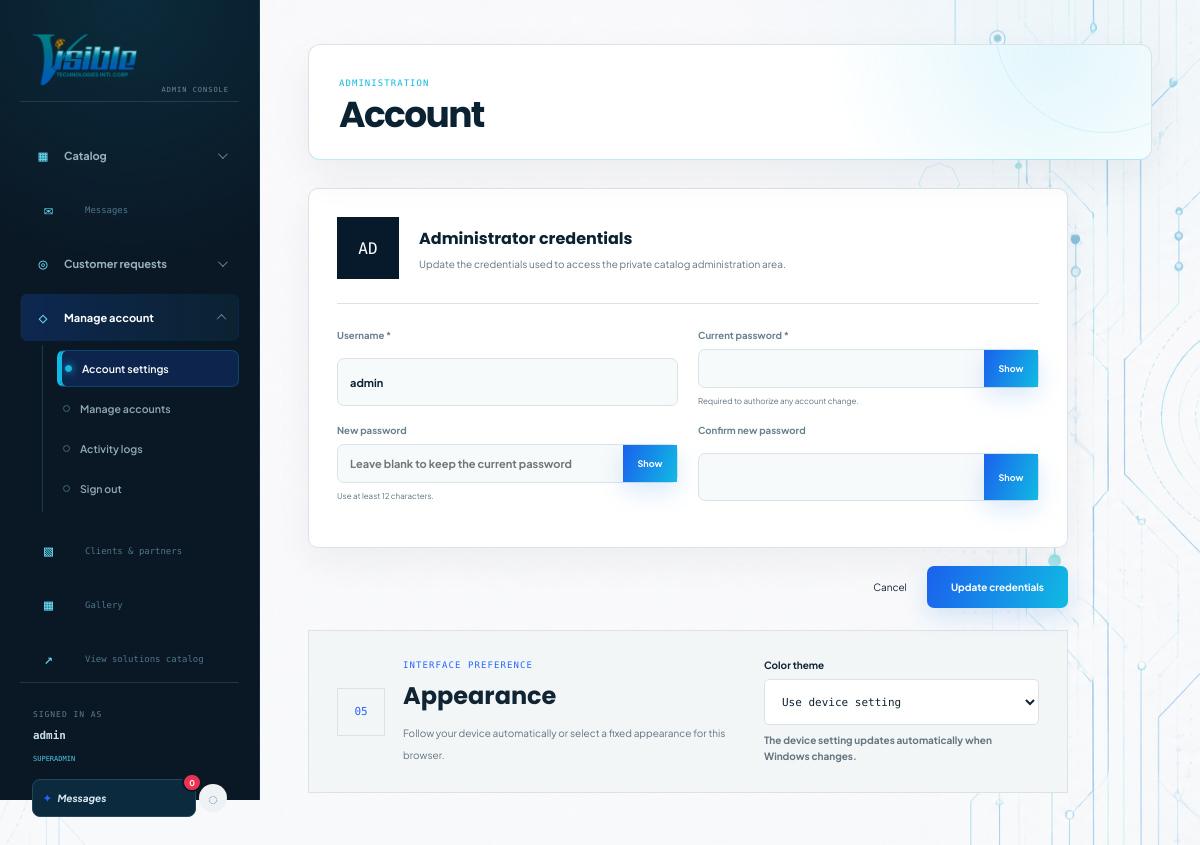
/admin/account (signed in), run on the app's committed database.
### tables this page shows
CREATE TABLE admins (
                id INTEGER PRIMARY KEY,
                username TEXT NOT NULL UNIQUE,
                password_hash TEXT NOT NULL,
                created_at TEXT NOT NULL DEFAULT CURRENT_TIMESTAMP
            , role TEXT NOT NULL DEFAULT 'superadmin', status TEXT NOT NULL DEFAULT 'active', last_login_at TEXT, status_updated_at TEXT, status_expires_at TEXT, full_name TEXT NOT NULL DEFAULT '', email TEXT, avatar_url TEXT);

### app.py (the view, shortened to what this page needs)
@app.route("/admin/account", methods=["GET", "POST"])
@login_required
def admin_account():
    with get_db() as database:
        admin = database.execute(
            "SELECT * FROM admins WHERE id = ?", (session["admin_id"],)
        ).fetchone()
    if not admin:
        session.clear()
        return redirect(url_for("admin_login"))
    return render_template("admin_account.html", admin=dict(admin))

### app.py (called while the page is built)
@app.after_request
def prevent_stale_authenticated_pages(response):
    if response.mimetype == "text/html":
        response.headers["Cache-Control"] = "private, no-cache, no-store, must-revalidate"
        response.headers["Pragma"] = "no-cache"
        response.headers["Expires"] = "0"
        response.vary.add("Cookie")
    return response

def get_db():
    connection = sqlite3.connect(DATABASE, timeout=10)
    connection.row_factory = sqlite3.Row
    return connection

def login_required(view):
    @wraps(view)
    def wrapped_view(*args, **kwargs):
        if not session.get("admin_id"):
            return redirect(url_for("admin_login", next=request.path))
        with get_db() as database:
            refresh_expired_account_statuses(database)
            account = database.execute(
                "SELECT status FROM admins WHERE id = ?", (session["admin_id"],)
            ).fetchone()
        if not account or account["status"] != "active":
            session.clear()
            flash("Your administrator account is not active.", "error")
            return redirect(url_for("admin_login"))
        return view(*args, **kwargs)
    return wrapped_view

def refresh_expired_account_statuses(database):
    for table in ("admins", "customers"):
        database.execute(
            f"""UPDATE {table}
                SET status = 'active', status_expires_at = NULL,
                    status_updated_at = CURRENT_TIMESTAMP
                WHERE status != 'active' AND status_expires_at IS NOT NULL
                  AND status_expires_at <= CURRENT_TIMESTAMP"""
        )

def ensure_csrf_token():
    if not session.get("csrf_token"):
        session["csrf_token"] = secrets.token_hex(24)
    return session["csrf_token"]

def get_gemini_api_key():
    return (
        os.environ.get("GEMINI_API_KEY", "").strip()
        or os.environ.get("OPENAI_API_KEY", "").strip()
    )

### templates/admin_account.html (shortened to what this page needs)
<!doctype html>
<html lang="en">
  <head>
    <link
      rel="stylesheet"
      href="{{ url_for('static', filename='css/admin.css') }}"
    />
    <link
      rel="stylesheet"
      href="{{ url_for('static', filename='css/admin_account.css') }}"
    />
    {% include '_theme.html' %}
  </head>
  <body class="form-page">
    {% include '_admin_sidebar.html' %}
    <main>
      <header>
        <div>
          <p>ADMINISTRATION</p>
          <h1>Account</h1>
        </div>
      </header>
      <form class="product-form account-form" method="post">
        <section>
          <div class="account-intro">
            <span>{{ admin.username[:2]|upper }}</span>
            <div>
              <h2>Administrator credentials</h2>
              <p>
                Update the credentials used to access the private catalog
                administration area.
              </p>
            </div>
          </div>
          <div class="account-fields">
            <label
              >Username *<input
                name="username"
                value="{{ admin.username }}"
                minlength="3"
                required
                autocomplete="username" /></label
            ><label
              >Current password *
              <div class="password-control">
                <input
                  type="password"
                  name="current_password"
                  required
                  autocomplete="current-password"
                /><button
                  type="button"
                  data-toggle-password
                  aria-pressed="false"
                >
                  Show
                </button>
              </div>
              <small class="field-help"
                >Required to authorize any account change.</small
              ></label
            ><label
              >New password
              <div class="password-control">
                <input
                  type="password"
                  name="new_password"
                  minlength="12"
                  autocomplete="new-password"
                  placeholder="Leave blank to keep the current password"
                /><button
                  type="button"
                  data-toggle-password
                  aria-pressed="false"
                >
                  Show
                </button>
              </div>
              <small class="field-help"
                >Use at least 12 characters.</small
              ></label
            ><label
              >Confirm new password
              <div class="password-control">
                <input
                  type="password"
                  name="confirm_password"
                  minlength="12"
                  autocomplete="new-password"
                /><button
                  type="button"
                  data-toggle-password
                  aria-pressed="false"
                >
                  Show
                </button>
              </div></label
            >
          </div>
        </section>
        <div class="form-actions">
          <a href="/admin">Cancel</a><button>Update credentials</button>
        </div>
      </form>
      <section class="appearance-card" aria-labelledby="appearance-title">
        <div class="appearance-copy">
          <span>05</span>
          <div>
            <p>INTERFACE PREFERENCE</p>
            <h2 id="appearance-title">Appearance</h2>
            <small>
              Follow your device automatically or select a fixed appearance
              for this browser.
            </small>
          </div>
        </div>
        <label class="appearance-field">
          Color theme
          <select data-theme-setting aria-describedby="appearance-help">
            <option value="system">Use device setting</option>
          </select>
          <small id="appearance-help">
            The device setting updates automatically when Windows changes.
          </small>
        </label>
      </section>
    </main>
  </body>
</html>

### templates/_admin_sidebar.html (shortened to what this page needs)
{% set catalog_open = request.path == '/admin' or
request.path.startswith('/admin/products') or
request.path.startswith('/admin/manufacturers') %} {% set requests_open =
request.path.startswith('/admin/review-requests') or request.path.startswith('/admin/messages') or request.path.startswith('/admin/calendar') or request.path.startswith('/admin/catered-customers') %} {% set account_open =
request.path.startswith('/admin/account') or
request.path.startswith('/admin/activity') %}
<aside class="admin-sidebar">
  <a class="logo" href="/admin" aria-label="VTIC admin home">
    <img
      src="{{ url_for('static', filename='images/vtic-logo.png') }}"
      alt="VTIC"
    />
  </a>
  <nav class="admin-navigation" aria-label="Administrator navigation">
    <details class="admin-nav-group" {% if catalog_open %}open{% endif %}>
      <summary>
        <span class="admin-nav-icon" aria-hidden="true">▦</span
        ><span>Catalog</span><i aria-hidden="true"></i>
      </summary>
    </details>
    <a class="admin-nav-home {{ 'active' if request.path.startswith('/admin/messages') else '' }}" href="/admin/messages">
      <span class="admin-nav-icon" aria-hidden="true">✉</span><span>Messages</span>
    </a>
    <details class="admin-nav-group" {% if requests_open %}open{% endif %}>
      <summary>
        <span class="admin-nav-icon" aria-hidden="true">◎</span
        ><span>Customer requests</span><i aria-hidden="true"></i>
      </summary>
    </details>
    <details class="admin-nav-group" {% if account_open %}open{% endif %}>
      <summary>
        <span class="admin-nav-icon" aria-hidden="true">◇</span
        ><span>Manage account</span><i aria-hidden="true"></i>
      </summary>
      <div class="admin-nav-children">
        <a
          class="{{ 'active' if request.path == '/admin/account' else '' }}"
          href="/admin/account"
          >Account settings</a
        >
        {% if session.admin_role == 'superadmin' %}
        <a
          class="{{ 'active' if request.path.startswith('/admin/accounts') else '' }}"
          href="/admin/accounts"
          >Manage accounts</a
        >
        <a
          class="{{ 'active' if request.path.startswith('/admin/activity') else '' }}"
          href="/admin/activity"
          >Activity logs</a
        >
        {% endif %}
        <form class="admin-nav-signout" action="/admin/logout" method="post" data-confirm-signout>
          <button type="submit">Sign out</button>
        </form>
      </div>
    </details>
    {% if session.admin_role == 'superadmin' %}
    <a class="admin-nav-home {{ 'active' if request.path.startswith('/admin/portfolio') else '' }}" href="/admin/portfolio">
      <span class="admin-nav-icon" aria-hidden="true">▧</span><span>Clients &amp; partners</span>
    </a>
    <a class="admin-nav-home {{ 'active' if request.path.startswith('/admin/gallery') else '' }}" href="/admin/gallery">
      <span class="admin-nav-icon" aria-hidden="true">▦</span><span>Gallery</span>
    </a>
    {% endif %}
    <a class="admin-nav-home" href="/storefront" target="_blank">
      <span class="admin-nav-icon" aria-hidden="true">↗</span
      ><span>View solutions catalog</span>
    </a>
  </nav>
  <div class="admin-sidebar-footer">
    <span>Signed in as</span>
    <p>{{ session.admin_username }}</p>
    <small>{{ session.admin_role }}</small>
  </div>
  {% include '_message_notifications.html' %}
</aside>

### static/css/admin_account.css (style rules this page uses)
.account-form { max-width: 760px; }
.account-intro { display: flex; align-items: center; gap: 20px; padding-bottom: 24px; border-bottom: 1px solid var(--line); }
.account-intro > span { width: 62px; height: 62px; display: grid; place-items: center; flex: 0 0 auto; background: var(--navy); color: #fff; font: 500 16px "DM Mono"; }
.account-intro h2 { margin: 0 0 7px; }
.account-intro p { margin: 0; color: var(--muted); font-size: 10px; }
.account-fields { display: grid; grid-template-columns: 1fr 1fr; gap: 0 20px; margin-top: 25px; }
.password-control { position: relative; display: flex; }
.password-control input { width: 100%; padding-right: 58px; }
.password-control button { position: absolute; right: 1px; top: 1px; width: 54px; height: calc(100% - 2px); border: 0; background: transparent; color: var(--blue); font-size: 9px; font-weight: 700; cursor: pointer; }
.appearance-card { max-width: 760px; margin-top: 22px; padding: 28px; display: grid; grid-template-columns: minmax(0, 1fr) minmax(230px, 0.7fr); align-items: center; gap: 34px; border: 1px solid var(--theme-border, var(--line)); background: var(--theme-surface, #f3f6f7); }
.appearance-copy { display: flex; align-items: center; gap: 18px; }
.appearance-copy > span { width: 48px; height: 48px; display: grid; place-items: center; flex: 0 0 auto; border: 1px solid var(--theme-border, var(--line)); color: var(--blue); font: 500 11px "DM Mono", monospace; }
.appearance-copy p { margin: 0 0 8px; color: var(--blue); font: 500 9px "DM Mono", monospace; letter-spacing: 0.12em; }
.appearance-copy h2 { margin: 0 0 7px; color: var(--theme-text, var(--ink)); }
.appearance-copy small, .appearance-field small { color: var(--theme-muted, var(--muted)); font-size: 10px; line-height: 1.55; }
.appearance-field { display: grid; gap: 8px; color: var(--theme-text, var(--ink)); font-size: 10px; font-weight: 700; }
.appearance-field select { width: 100%; height: 46px; padding: 0 13px; border: 1px solid var(--theme-border, var(--line)); background: var(--theme-surface-raised, #fff); color: var(--theme-text, var(--ink)); font: 500 11px "DM Mono", monospace; }

### static/css/theme.css (style rules this page uses)
:root { color-scheme: light; --theme-canvas: #ffffff; --theme-surface: #f3f6f7; --theme-surface-raised: #ffffff; --theme-text: #102434; --theme-muted: #647581; --theme-border: #dce3e8; --theme-header: rgba(255, 255, 255, 0.96); --theme-shadow: 0 14px 40px rgba(7, 26, 43, 0.09); }
html { background: var(--theme-canvas); }
body { background-color: var(--theme-canvas); color: var(--theme-text); transition: background-color 180ms ease, color 180ms ease; }
:root:not([data-theme="dark"]) body { background-image: radial-gradient( circle at 88% 3%, rgba(17, 186, 227, 0.055), transparent 25% ), linear-gradient(rgba(255, 255, 255, 0.18), rgba(248, 252, 254, 0.3)), url("../images/vtic-light-technology-bg-v3.png") !important; background-position: 88% 3%, center, center; background-size: auto, auto, cover; background-repeat: no-repeat, no-repeat, no-repeat; background-attachment: fixed, fixed, fixed; }

### data on the page
admins: admin_username "admin", admin_role "SUPERADMIN", username "AD", username "admin"
